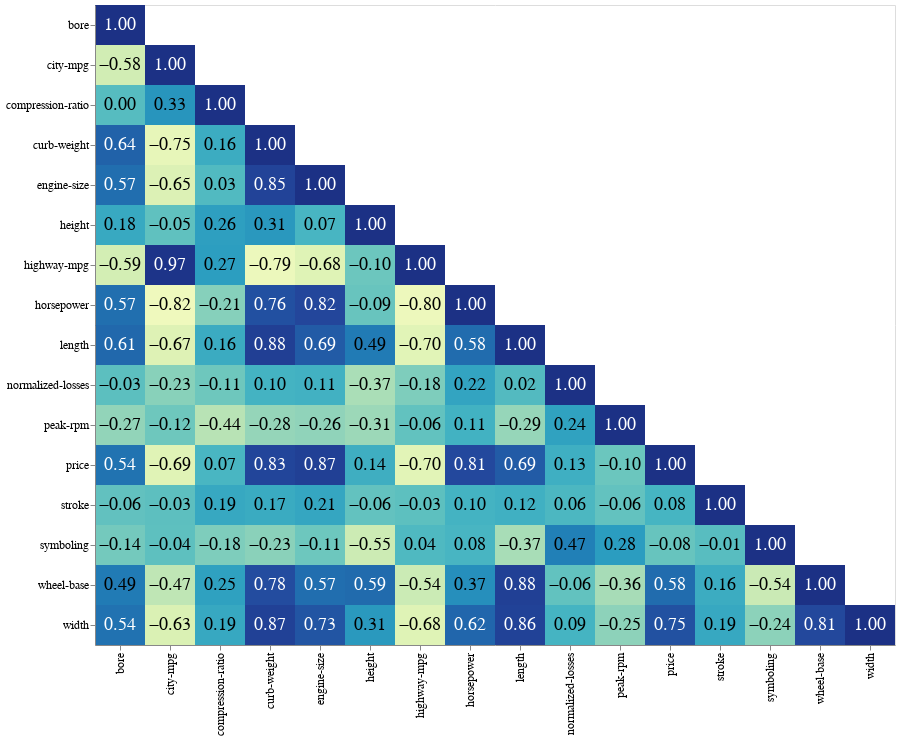

The cell this chart's notebook holds for it:
### Code cell
plot().corr_heatmap(df)

### Figure 1 — Vega-Lite specification as saved in the notebook (floating-point values rounded to 4 significant figures; data arrays with more than 128 entries replaced by an {"elided": "..."} marker saying what was removed)
{"config": {"view": {"continuousWidth": 400, "continuousHeight": 300}, "axis": {"labelFontSize": 12}}, "layer": [{"mark": "rect", "encoding": {"color": {"field": "correlation", "legend": null, "type": "quantitative"}, "x": {"field": "var1", "title": null, "type": "nominal"}, "y": {"field": "var2", "title": null, "type": "nominal"}}, "height": {"step": 40}, "selection": {"selector001": {"type": "interval", "bind": "scales", "encodings": ["x", "y"]}}, "width": 800}, {"mark": {"type": "text", "size": 18}, "encoding": {"color": {"condition": {"value": "white", "test": "datum.correlation > 0.5"}, "value": "black"}, "text": {"field": "correlation", "format": ".2f", "type": "quantitative"}, "x": {"field": "var1", "title": null, "type": "nominal"}, "y": {"field": "var2", "title": null, "type": "nominal"}}, "height": {"step": 40}, "width": 800}], "data": {"name": "data-84c8689a19c5a16df68e240f5f067bd9"}, "transform": [{"filter": "datum.var1 <= datum.var2"}], "$schema": "https://vega.github.io/schema/vega-lite/v4.17.0.json", "datasets": {"data-84c8689a19c5a16df68e240f5f067bd9": {"elided": "256 records"}}}
